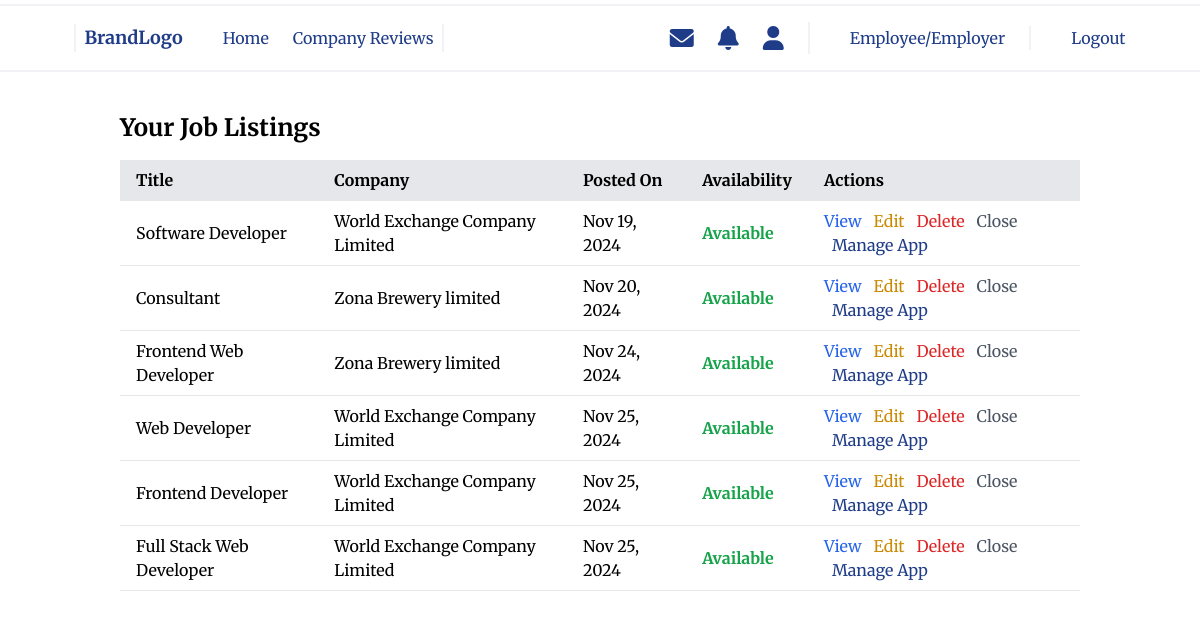
Page /job/view-jobs/ (signed in) on the committed database.
### job/models.py (models this page shows, shortened)
class Job(models.Model):
    JOB_TYPE_CHOICES = [
        ('REMOTE', 'Remote'),
        ('FULL_TIME', 'Full-time'),
        ('PART_TIME', 'Part-time'),
        ('INTERNSHIP', 'Internship'),
        ('CONTRACT', 'Contract'),
        ('FREELANCE', 'Freelance'),
    ]
    user = models.ForeignKey(Account, on_delete=models.CASCADE, related_name='jobs')  # Recruiter
    company = models.ForeignKey(Company, on_delete=models.CASCADE, related_name='jobs')
    title = models.CharField('Job Title', max_length=200, unique=True)
    location = models.CharField('Location', max_length=200,)
    job_type = models.CharField(max_length=20,choices=JOB_TYPE_CHOICES,default='FULL_TIME',)
    salary_min = models.PositiveIntegerField('Salary', default=70000)
    salary_max = models.PositiveIntegerField('Salary', default=100000)
    requirement = models.TextField('Requirements')
    responsibility = models.TextField('Responsibilities')
    description = models.TextField('Job Description', null=True, blank=True)
    skills = models.TextField('Skills')
    is_available = models.BooleanField(default=False)
    create_date = models.DateTimeField('Posted On', auto_now_add=True)

### company/models.py (models this page shows, shortened)
class Company(models.Model):
    country_choices = (
        ('NG', 'Nigeria'),
        ('US', 'United States'),
        ('GB', 'United Kingdom'),
        ('CA', 'Canada'),
        ('IN', 'India'),
        ('AU', 'Australia'),
        ('DE', 'Germany'),
        ('FR', 'France'),
        ('JP', 'Japan'),
        ('CN', 'China'),
        ('BR', 'Brazil'),
        ('ZA', 'South Africa'),
        ('IT', 'Italy'),
        ('ES', 'Spain'),
        ('RU', 'Russia'),
        ('MX', 'Mexico'),
        ('KR', 'South Korea'),
        ('AR', 'Argentina'),
        ('NG', 'Nigeria'),
    )
    industry_choices = (
        ('tech', 'Technology'),
        ('finance', 'Finance'),
        ('healthcare', 'Healthcare'),
        ('education', 'Education'),
        ('retail', 'Retail'),
        ('entertainment', 'Entertainment'),
        ('construction', 'Construction'),
        ('manufacturing', 'Manufacturing'),
        ('automotive', 'Automotive'),
        ('transportation', 'Transportation'),
        ('real-estate', 'Real Estate'),
        ('energy', 'Energy'),
        ('hospitality', 'Hospitality'),
        ('agriculture', 'Agriculture'),
        ('media', 'Media'),
        ('telecommunications', 'Telecommunications'),
        ('e-commerce', 'E-commerce'),
        ('food-beverage', 'Food & Beverage'),
        ('tourism', 'Tourism'),
        ('logistics', 'Logistics'),
    )
    user = models.ForeignKey(Account, on_delete=models.CASCADE)
    name = models.CharField(max_length=100, null=True, blank=True)
    country = models.CharField(max_length=3, choices=country_choices, null=True, blank=True, default='US')
    image = models.ImageField(upload_to="company_image", validators=[FileExtensionValidator(['jpg', 'jpeg', 'png'])])
    founded_date = models.DateField(null=True, blank=True)
    industry = models.CharField(max_length=100, choices=industry_choices, null=True, blank=True)
    address = models.CharField(max_length=255, null=True, blank=True)  # Comprehensive address field
    size = models.CharField(max_length=50, choices=[('small', 'Small'), ('medium', 'Medium'), ('large', 'Large')], null=True, blank=True)
    is_verified = models.BooleanField(default=False)
    can_recruit = models.BooleanField(default=False)
    website_url = models.URLField(max_length=255, null=True, blank=True)  # Website URL
    facebook_link = models.URLField(max_length=255, null=True, blank=True)  # Social media link: Facebook
    twitter_link = models.URLField(max_length=255, null=True, blank=True)   # Social media link: Twitter
    linkedin_link = models.URLField(max_length=255, null=True, blank=True)  # Social media link: LinkedIn
    instagram_link = models.URLField(max_length=255, null=True, blank=True) # Social media link: Instagram
    about = models.TextField(null=True, blank=True)
    mission = models.TextField(null=True, blank=True)
    vision = models.TextField(null=True, blank=True)

### job/views.py (the view)
# urls.py: path('view-jobs/', views.view_jobs, name='view-jobs'),
def view_jobs(request):
    my_jobs = Job.objects.filter(user=request.user)
    return render(request, 'job/my_jobs.html', {'my_jobs': my_jobs})

### notification/context_processors.py (called while the page is built)
def unread_notifications_count(request):
    if request.user.is_authenticated:
        return {
            'unread_notifications_count': request.user.notifications.filter(is_read=False).count()
        }
    return {}

### job/templates/job/my_jobs.html (shortened to what this page needs)
{% extends 'base.html' %}
{% block main %}
<h1 class="text-2xl font-bold mb-4">Your Job Listings</h1>
<div class="overflow-x-auto">
    {% if my_jobs %}
        <table class="min-w-full border-collapse text-sm sm:text-base">
            <thead class="bg-gray-200">
                <tr>
                    <th class="border-b py-2 px-4 text-left">Title</th>
                    <th class="border-b py-2 px-4 text-left">Company</th>
                    <th class="border-b py-2 px-4 text-left">Posted On</th>
                    <th class="border-b py-2 px-4 text-left">Availability</th>
                    <th class="border-b py-2 px-4 text-left">Actions</th>
                </tr>
            </thead>
            <tbody>
                {% for job in my_jobs %}
                <tr class="hover:bg-gray-100">
                    <td class="border-b py-2 px-4">{{ job.title }}</td>
                    <td class="border-b py-2 px-4">{{ job.company.name }}</td>
                    <td class="border-b py-2 px-4">{{ job.create_date|date:"M d, Y" }}</td>
                    <td class="border-b py-2 px-4">
                        {% if job.is_available %}
                            <span class="text-green-600 font-bold">Available</span>
                        {% else %}
                            <span class="text-red-600 font-bold">Unavailable</span>
                        {% endif %}
                    </td>
                    <td class="border-b py-2 px-4 space-x-2">
                        <a href="{% url 'job_detail' job.pk %}" class="text-blue-600 hover:underline">View</a>
                        <a href="{% url 'update_job' job.pk %}" class="text-yellow-600 hover:underline">Edit</a>
                        <a href="{% url 'delete_job' job.pk %}" class="text-red-600 hover:underline"
                           onclick="return confirm('Are you sure you want to delete this job?');">Delete</a>
                        {% if job.is_available %}
                            <a href="{% url 'toggle-job-status' job.pk %}" class="text-gray-600 hover:underline">Close</a>
                        {% else %}
                            <a href="{% url 'toggle-job-status' job.pk %}" class="text-green-600 hover:underline">Reopen</a>
                        {% endif %}
                        <a href="{% url 'view-applications' job.pk %}" class="text-primary hover:underline">
                            Manage App
                        </a>
                    </td>
                </tr>
                {% endfor %}
            </tbody>
        </table>
    {% else %}
        <p>No jobs found.</p>
    {% endif %}
</div>
{% endblock %}

### rows in the picture
Job: title "Software Developer", company.name "World Exchange Company Limited", create_date "Nov 19, 2024", is_available "Available"
Job: title "Consultant", company.name "Zona Brewery limited", create_date "Nov 20, 2024", is_available "Available"
Job: title "Frontend Web Developer", company.name "Zona Brewery limited", create_date "Nov 24, 2024", is_available "Available"
Job: title "Web Developer", company.name "World Exchange Company Limited", create_date "Nov 25, 2024", is_available "Available"
Job: title "Frontend Developer", company.name "World Exchange Company Limited", create_date "Nov 25, 2024", is_available "Available"
Job: title "Full Stack Web Developer", company.name "World Exchange Company Limited", create_date "Nov 25, 2024", is_available "Available"
